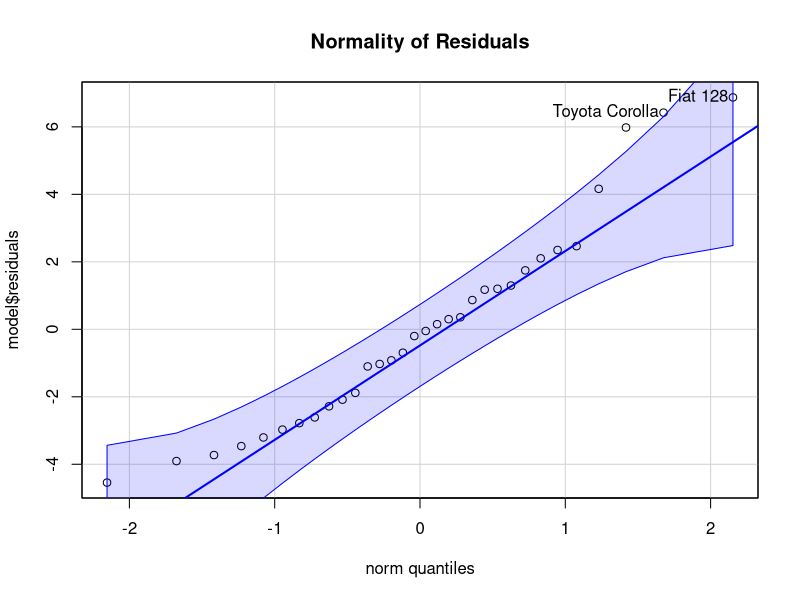
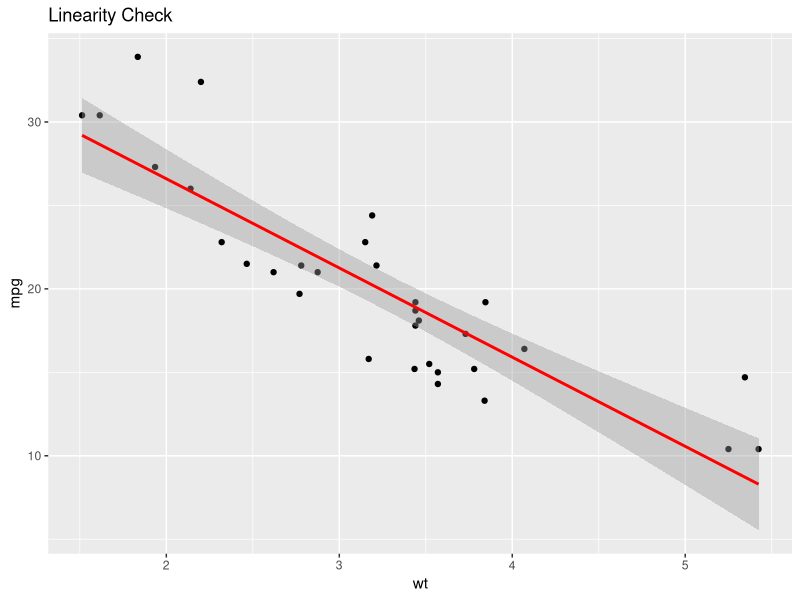
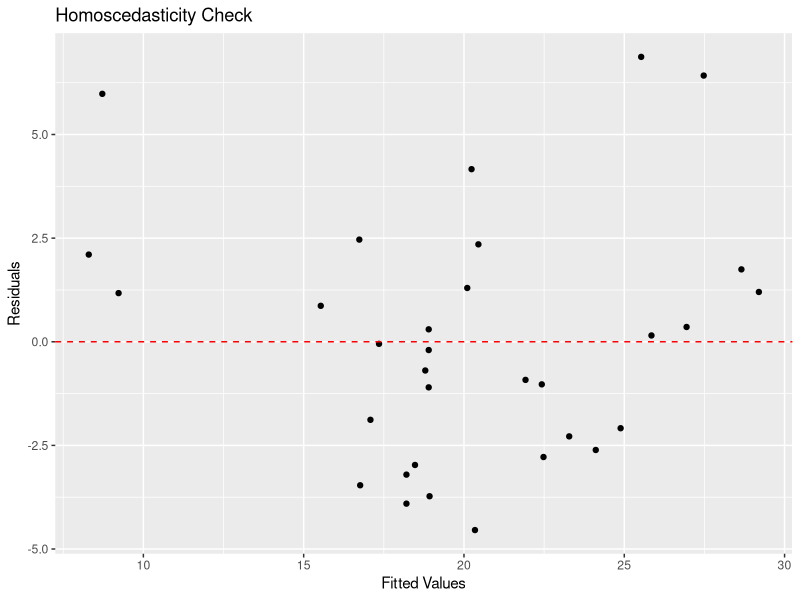
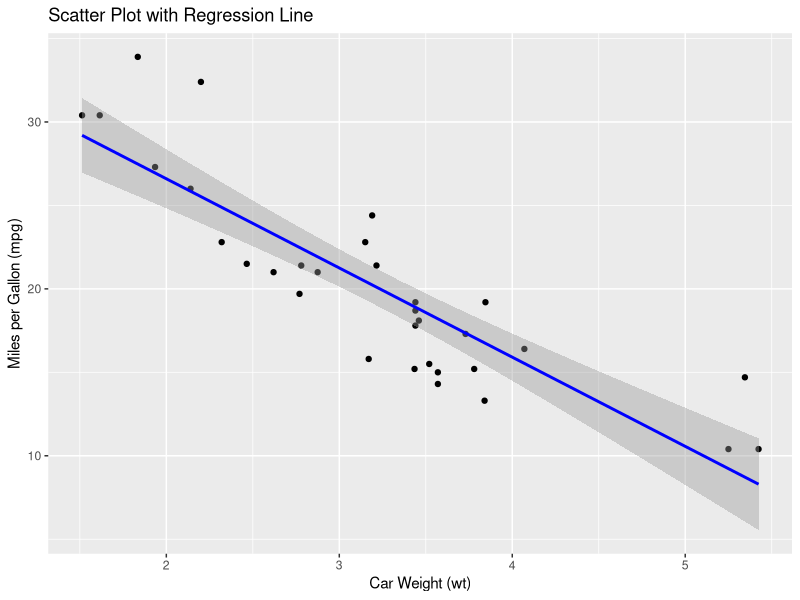

Write the R code that produced these figures, in order.
#Nama: Kadek Wahyu Alpha Kusuma Putra/ NIM :2415091012/ Kelas: IKI

# Load necessary libraries
library(ggplot2)
library(car)

# Load dataset
data("mtcars")

# View the first few rows of the dataset (ensure the data is correct)
head(mtcars)

# Linear regression: mpg (fuel efficiency) as the response, wt (car weight) as the predictor
model <- lm(mpg ~ wt, data = mtcars)

# Display regression results
summary(model)

# Assumptions check

# 1. Linearity
linearity_plot <- ggplot(mtcars, aes(x = wt, y = mpg)) +
  geom_point() +
  geom_smooth(method = "lm", col = "red") +
  ggtitle("Linearity Check")

# 2. Homoscedasticity
homoscedasticity_plot <- ggplot(mtcars, aes(x = model$fitted.values, y = model$residuals)) +
  geom_point() +
  geom_hline(yintercept = 0, col = "red", linetype = "dashed") +
  ggtitle("Homoscedasticity Check") +
  labs(x = "Fitted Values", y = "Residuals")

# 3. Normality of Residuals
qq_plot <- qqPlot(model$residuals, main = "Normality of Residuals")

# Visualization of the regression results
scatter_plot <- ggplot(mtcars, aes(x = wt, y = mpg)) +
  geom_point() +
  geom_smooth(method = "lm", col = "blue") +
  ggtitle("Scatter Plot with Regression Line") +
  labs(x = "Car Weight (wt)", y = "Miles per Gallon (mpg)")

# Display plots
print(linearity_plot)
print(homoscedasticity_plot)
print(scatter_plot)

# Interpretation
cat("Interpretation:\n")
cat("Regression equation: mpg =", round(coef(model)[1], 2), "+", round(coef(model)[2], 2), "* wt\n")
cat("P-value of the slope:", summary(model)$coefficients[2, 4], "\n")
